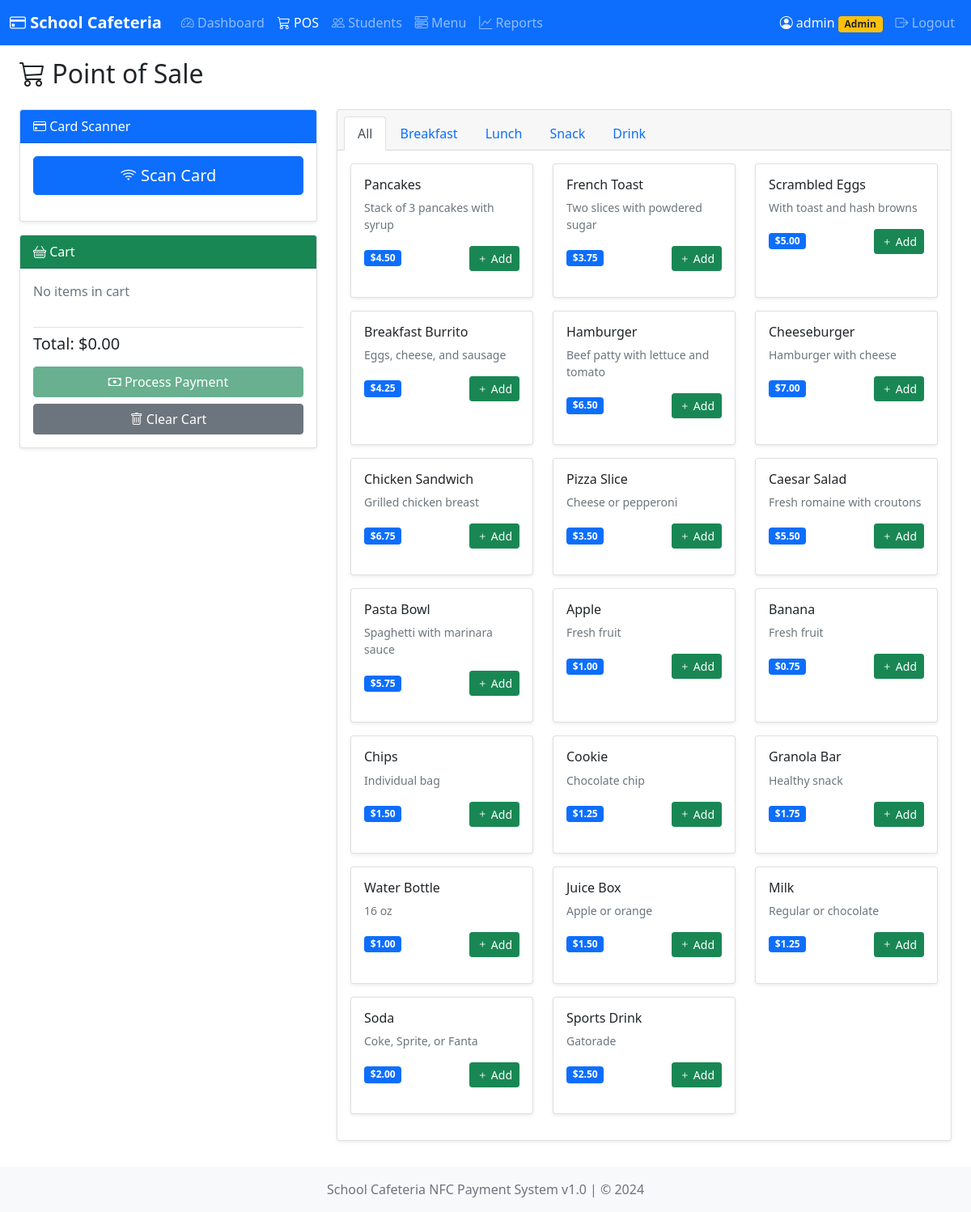
Page /pos (signed in) on the committed database.
### backend/models.py (models this page shows, shortened)
class Operator(db.Model, UserMixin):
    __tablename__ = 'operators'
    id = db.Column(db.Integer, primary_key=True)
    username = db.Column(db.String(50), unique=True, nullable=False)
    email = db.Column(db.String(120), unique=True, nullable=False)
    password_hash = db.Column(db.String(255), nullable=False)
    first_name = db.Column(db.String(50))
    last_name = db.Column(db.String(50))
    role = db.Column(db.String(20), default=UserRole.OPERATOR.value)
    is_active = db.Column(db.Boolean, default=True)
    last_login = db.Column(db.DateTime)
    created_at = db.Column(db.DateTime, default=datetime.utcnow)
    updated_at = db.Column(db.DateTime, default=datetime.utcnow, onupdate=datetime.utcnow)
    @property
    def is_admin(self):
        return self.role == UserRole.ADMIN.value

class MenuItem(db.Model):
    __tablename__ = 'menu_items'
    id = db.Column(db.Integer, primary_key=True)
    name = db.Column(db.String(100), nullable=False)
    description = db.Column(db.Text)
    category = db.Column(db.String(50))  # breakfast, lunch, snack, drink
    price = db.Column(db.Numeric(10, 2), nullable=False)
    is_available = db.Column(db.Boolean, default=True)
    stock_quantity = db.Column(db.Integer)  # Optional stock tracking
    image_url = db.Column(db.String(255))
    nutritional_info = db.Column(db.JSON)  # Store calories, allergens, etc.
    created_at = db.Column(db.DateTime, default=datetime.utcnow)
    updated_at = db.Column(db.DateTime, default=datetime.utcnow, onupdate=datetime.utcnow)
    transaction_items = db.relationship('TransactionItem', backref='menu_item', lazy='dynamic')

### app.py (the view)
@app.route('/pos')
@login_required
def pos():
    menu_items = MenuItem.query.filter_by(is_available=True).all()
    categories = db.session.query(MenuItem.category).distinct().all()
    return render_template('pos.html', menu_items=menu_items, categories=[c[0] for c in categories if c[0]])

### app.py (called while the page is built)
@login_manager.user_loader
def load_user(user_id):
    return db.session.get(Operator, int(user_id))

### frontend/templates/pos.html (shortened to what this page needs)
{% extends "base.html" %}
{% block content %}
<div class="container-fluid">
    <h2 class="mb-4"><i class="bi bi-cart3"></i> Point of Sale</h2>
    <div class="row">
        <div class="col-lg-4">
            <div class="card mb-3">
                <div class="card-header bg-primary text-white">
                    <i class="bi bi-credit-card"></i> Card Scanner
                </div>
                <div class="card-body">
                    <button class="btn btn-primary btn-lg w-100 mb-3" onclick="scanCard()">
                        <i class="bi bi-wifi"></i> Scan Card
                    </button>
                </div>
            </div>
            <div class="card">
                <div class="card-header bg-success text-white">
                    <i class="bi bi-basket"></i> Cart
                </div>
                <div class="card-body">
                    <div id="cartItems" class="mb-3">
                        <p class="text-muted">No items in cart</p>
                    </div>
                    <div class="border-top pt-2">
                        <h5>Total: $<span id="cartTotal">0.00</span></h5>
                    </div>
                    <div class="mt-3">
                        <button class="btn btn-success w-100" onclick="processPayment()" disabled id="payButton">
                            <i class="bi bi-cash"></i> Process Payment
                        </button>
                        <button class="btn btn-secondary w-100 mt-2" onclick="clearCart()">
                            <i class="bi bi-trash"></i> Clear Cart
                        </button>
                    </div>
                </div>
            </div>
        </div>
        <div class="col-lg-8">
            <div class="card">
                <div class="card-header">
                    <ul class="nav nav-tabs card-header-tabs">
                        <li class="nav-item">
                            <a class="nav-link active" data-category="all" onclick="filterCategory('all')">All</a>
                        </li>
                        {% for category in categories %}
                        <li class="nav-item">
                            <a class="nav-link" data-category="{{ category }}" onclick="filterCategory('{{ category }}')">
                                {{ category|title }}
                            </a>
                        </li>
                        {% endfor %}
                    </ul>
                </div>
                <div class="card-body">
                    <div class="row" id="menuItems">
                        {% for item in menu_items %}
                        <div class="col-md-4 col-sm-6 mb-3 menu-item" data-category="{{ item.category }}">
                            <div class="card h-100">
                                <div class="card-body">
                                    <h6 class="card-title">{{ item.name }}</h6>
                                    <p class="card-text small text-muted">{{ item.description or '' }}</p>
                                    <div class="d-flex justify-content-between align-items-center">
                                        <span class="badge bg-primary">${{ "%.2f"|format(item.price) }}</span>
                                        <button class="btn btn-sm btn-success"
                                                onclick="addToCart({{ item.id }}, '{{ item.name }}', {{ item.price }})">
                                            <i class="bi bi-plus"></i> Add
                                        </button>
                                    </div>
                                </div>
                            </div>
                        </div>
                        {% endfor %}
                    </div>
                </div>
            </div>
        </div>
    </div>
</div>
{% endblock %}

### frontend/templates/base.html (shortened to what this page needs)
<!DOCTYPE html>
<html lang="en">
<head>
    <link href="https://cdn.jsdelivr.net/npm/bootstrap@5.1.3/dist/css/bootstrap.min.css" rel="stylesheet">
    <link href="https://cdn.jsdelivr.net/npm/bootstrap-icons@1.8.1/font/bootstrap-icons.css" rel="stylesheet">
    <link href="{{ url_for('static', filename='css/style.css') }}" rel="stylesheet">
</head>
<body>
    {% if current_user.is_authenticated %}
    <nav class="navbar navbar-expand-lg navbar-dark bg-primary">
        <div class="container-fluid">
            <a class="navbar-brand" href="{{ url_for('dashboard') }}">
                <i class="bi bi-credit-card"></i> School Cafeteria
            </a>
            <div class="collapse navbar-collapse" id="navbarNav">
                <ul class="navbar-nav me-auto">
                    <li class="nav-item">
                        <a class="nav-link {% if request.endpoint == 'dashboard' %}active{% endif %}" href="{{ url_for('dashboard') }}">
                            <i class="bi bi-speedometer2"></i> Dashboard
                        </a>
                    </li>
                    <li class="nav-item">
                        <a class="nav-link {% if request.endpoint == 'pos' %}active{% endif %}" href="{{ url_for('pos') }}">
                            <i class="bi bi-cart3"></i> POS
                        </a>
                    </li>
                    <li class="nav-item">
                        <a class="nav-link {% if request.endpoint == 'students' %}active{% endif %}" href="{{ url_for('students') }}">
                            <i class="bi bi-people"></i> Students
                        </a>
                    </li>
                    <li class="nav-item">
                        <a class="nav-link {% if request.endpoint == 'menu_management' %}active{% endif %}" href="{{ url_for('menu_management') }}">
                            <i class="bi bi-menu-button-wide"></i> Menu
                        </a>
                    </li>
                    <li class="nav-item">
                        <a class="nav-link {% if request.endpoint == 'reports' %}active{% endif %}" href="{{ url_for('reports') }}">
                            <i class="bi bi-graph-up"></i> Reports
                        </a>
                    </li>
                </ul>
                <div class="navbar-nav">
                    <span class="nav-item nav-link text-light">
                        <i class="bi bi-person-circle"></i> {{ current_user.username }}
                        {% if current_user.is_admin %}
                        <span class="badge bg-warning text-dark">Admin</span>
                        {% endif %}
                    </span>
                    <a class="nav-link" href="{{ url_for('logout') }}">
                        <i class="bi bi-box-arrow-right"></i> Logout
                    </a>
                </div>
            </div>
        </div>
    </nav>
    {% endif %}
    <main class="{% if current_user.is_authenticated %}container-fluid py-3{% endif %}">
        {% block content %}{% endblock %}
    </main>
    {% if current_user.is_authenticated %}
    <footer class="footer mt-auto py-3 bg-light">
        <div class="container text-center">
            <span class="text-muted">School Cafeteria NFC Payment System v1.0 | © 2024</span>
        </div>
    </footer>
    {% endif %}
</body>
</html>

### frontend/static/css/style.css (style rules this page uses)
body { min-height: 100vh; display: flex; flex-direction: column; }
main { flex: 1; }
.navbar-brand { font-weight: bold; }
.card { box-shadow: 0 0.125rem 0.25rem rgba(0, 0, 0, 0.075); margin-bottom: 1rem; }
.menu-item { transition: transform 0.2s; }
#cartItems { max-height: 300px; overflow-y: auto; }
.badge { padding: 0.35em 0.65em; }
.footer { background-color: #f8f9fa !important; margin-top: auto; }

### rows in the picture
Operator: username "admin"
MenuItem: name "Pancakes", description "Stack of 3 pancakes with syrup", price "4.50"
MenuItem: name "French Toast", description "Two slices with powdered sugar", price "3.75"
MenuItem: name "Scrambled Eggs", description "With toast and hash browns", price "5.00"
MenuItem: name "Breakfast Burrito", description "Eggs, cheese, and sausage", price "4.25"
MenuItem: name "Hamburger", description "Beef patty with lettuce and tomato", price "6.50"
MenuItem: name "Cheeseburger", description "Hamburger with cheese", price "7.00"
MenuItem: name "Chicken Sandwich", description "Grilled chicken breast", price "6.75"
MenuItem: name "Pizza Slice", description "Cheese or pepperoni", price "3.50"
MenuItem: name "Caesar Salad", description "Fresh romaine with croutons", price "5.50"
MenuItem: name "Pasta Bowl", description "Spaghetti with marinara sauce", price "5.75"
MenuItem: name "Apple", description "Fresh fruit", price "1.00"
MenuItem: name "Banana", description "Fresh fruit", price "0.75"
MenuItem: name "Chips", description "Individual bag", price "1.50"
MenuItem: name "Cookie", description "Chocolate chip", price "1.25"
MenuItem: name "Granola Bar", description "Healthy snack", price "1.75"
MenuItem: name "Water Bottle", description "16 oz", price "1.00"
MenuItem: name "Juice Box", description "Apple or orange", price "1.50"
MenuItem: name "Milk", description "Regular or chocolate", price "1.25"
MenuItem: name "Soda", description "Coke, Sprite, or Fanta", price "2.00"
MenuItem: name "Sports Drink", description "Gatorade", price "2.50"

### other values in the picture
{{ category|title }} "Breakfast" "Lunch" "Snack" "Drink"
